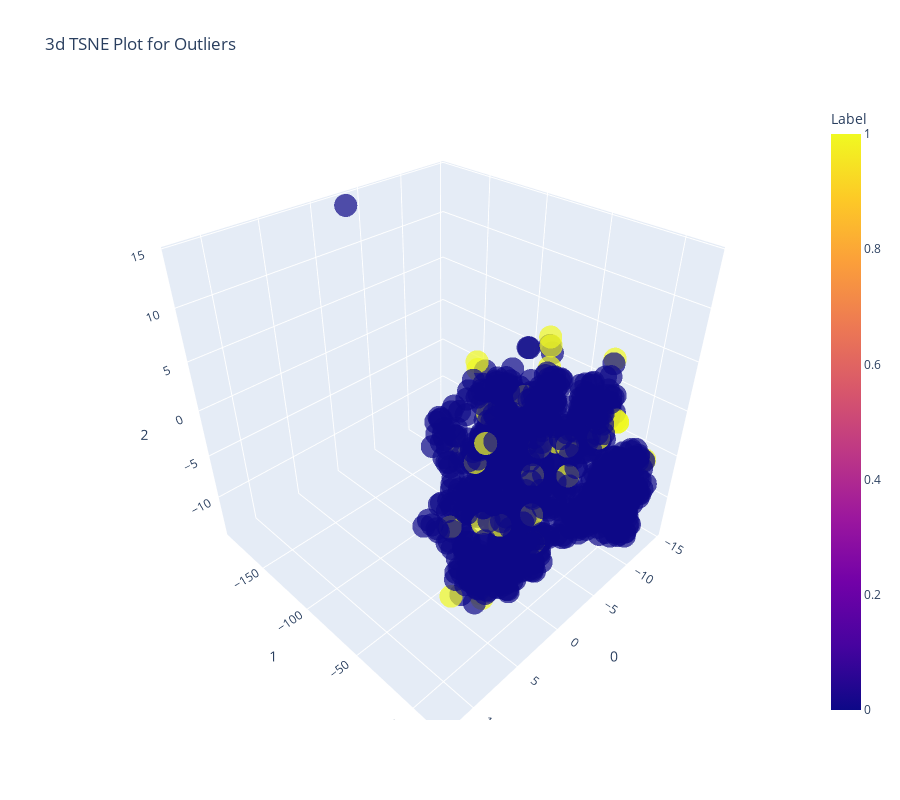

Notebook code cell kept with this figure:
### Code cell
plot_model(model) # so from here we will see yellow points which basically detect the fraud points . This is 3d plot

### Figure 1 — Plotly figure (JSON) as saved in the notebook; plotly's stock layout.template omitted (floating-point values rounded to 4 significant figures; data arrays with more than 128 entries replaced by an {"elided": "..."} marker saying what was removed)
{"data": [{"customdata": {"elided": "1000x1 float values"}, "hoverlabel": {"namelength": 0}, "hovertemplate": "0=%{x}<br>1=%{y}<br>2=%{z}<br>Feature=%{customdata[0]}<br>Label=%{marker.color}", "legendgroup": "", "marker": {"color": {"elided": "1000 int values"}, "coloraxis": "coloraxis", "opacity": 0.7, "symbol": "circle"}, "mode": "markers", "name": "", "scene": "scene", "showlegend": false, "type": "scatter3d", "x": {"elided": "1000 float values"}, "y": {"elided": "1000 float values"}, "z": {"elided": "1000 float values"}}], "layout": {"coloraxis": {"colorbar": {"title": {"text": "Label"}}, "colorscale": [[0, "#0d0887"], [0.1111, "#46039f"], [0.2222, "#7201a8"], [0.3333, "#9c179e"], [0.4444, "#bd3786"], [0.5556, "#d8576b"], [0.6667, "#ed7953"], [0.7778, "#fb9f3a"], [0.8889, "#fdca26"], [1, "#f0f921"]]}, "height": 800, "legend": {"tracegroupgap": 0}, "scene": {"domain": {"x": [0, 1], "y": [0, 1]}, "xaxis": {"title": {"text": "0"}}, "yaxis": {"title": {"text": "1"}}, "zaxis": {"title": {"text": "2"}}}, "title": {"text": "3d TSNE Plot for Outliers"}, "width": 900}}
